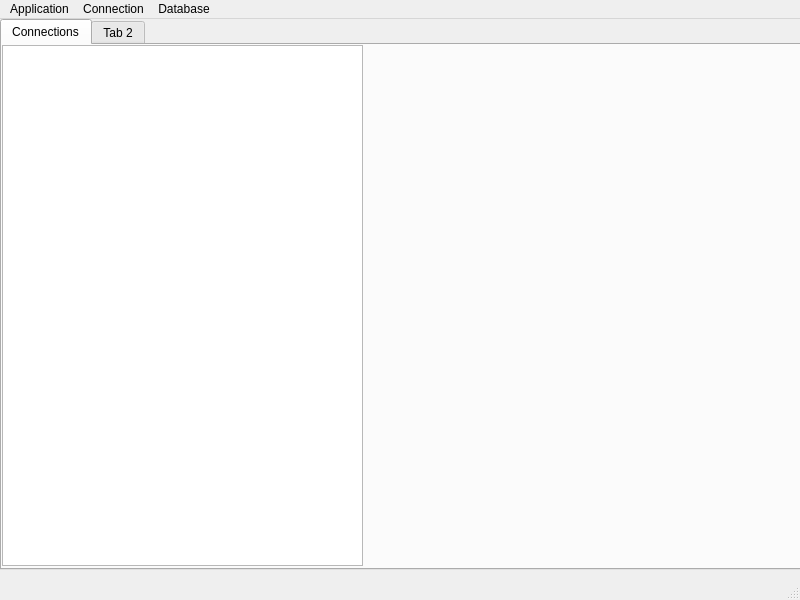
<?xml version="1.0" encoding="UTF-8"?>
<ui version="4.0">
 <class>MainWindow</class>
 <widget class="QMainWindow" name="MainWindow">
  <property name="geometry">
   <rect>
    <x>0</x>
    <y>0</y>
    <width>800</width>
    <height>600</height>
   </rect>
  </property>
  <property name="sizePolicy">
   <sizepolicy hsizetype="Expanding" vsizetype="Expanding">
    <horstretch>0</horstretch>
    <verstretch>0</verstretch>
   </sizepolicy>
  </property>
  <property name="windowTitle">
   <string>TCM MainWindow </string>
  </property>
  <property name="windowIcon">
   <iconset>
    <normaloff>../../../../Downloads/cargrey_7247.ico</normaloff>../../../../Downloads/cargrey_7247.ico</iconset>
  </property>
  <property name="documentMode">
   <bool>false</bool>
  </property>
  <widget class="QWidget" name="centralwidget">
   <property name="sizePolicy">
    <sizepolicy hsizetype="Expanding" vsizetype="Expanding">
     <horstretch>0</horstretch>
     <verstretch>0</verstretch>
    </sizepolicy>
   </property>
   <widget class="QTabWidget" name="tabWidget">
    <property name="geometry">
     <rect>
      <x>0</x>
      <y>0</y>
      <width>801</width>
      <height>551</height>
     </rect>
    </property>
    <property name="sizePolicy">
     <sizepolicy hsizetype="Expanding" vsizetype="Expanding">
      <horstretch>1</horstretch>
      <verstretch>1</verstretch>
     </sizepolicy>
    </property>
    <property name="currentIndex">
     <number>0</number>
    </property>
    <widget class="QWidget" name="connection_tab">
     <attribute name="title">
      <string>Connections</string>
     </attribute>
     <widget class="QListView" name="listView">
      <property name="geometry">
       <rect>
        <x>0</x>
        <y>0</y>
        <width>361</width>
        <height>521</height>
       </rect>
      </property>
     </widget>
    </widget>
    <widget class="QWidget" name="tab_2">
     <attribute name="title">
      <string>Tab 2</string>
     </attribute>
    </widget>
   </widget>
  </widget>
  <widget class="QMenuBar" name="menubar">
   <property name="geometry">
    <rect>
     <x>0</x>
     <y>0</y>
     <width>800</width>
     <height>25</height>
    </rect>
   </property>
   <widget class="QMenu" name="menuApplication">
    <property name="title">
     <string>Application</string>
    </property>
    <addaction name="actionClose"/>
   </widget>
   <widget class="QMenu" name="menuConnection">
    <property name="title">
     <string>Connection</string>
    </property>
    <widget class="QMenu" name="menuDealers">
     <property name="title">
      <string>Dealers</string>
     </property>
     <addaction name="separator"/>
     <addaction name="actionPobedaauto_ru"/>
    </widget>
    <widget class="QMenu" name="menuMarketplaces">
     <property name="title">
      <string>Marketplaces</string>
     </property>
     <addaction name="actionAm_ru"/>
    </widget>
    <addaction name="menuDealers"/>
    <addaction name="menuMarketplaces"/>
   </widget>
   <widget class="QMenu" name="menuDatabase">
    <property name="title">
     <string>Database</string>
    </property>
    <addaction name="actionLoad_car_data"/>
    <addaction name="actionSet_database"/>
   </widget>
   <addaction name="menuApplication"/>
   <addaction name="menuConnection"/>
   <addaction name="menuDatabase"/>
  </widget>
  <widget class="QStatusBar" name="statusbar"/>
  <action name="actionClose">
   <property name="text">
    <string>Close</string>
   </property>
  </action>
  <action name="actionLoad_car_data">
   <property name="text">
    <string>Set datasource</string>
   </property>
  </action>
  <action name="actionPobedaauto_ru">
   <property name="text">
    <string>pobeda-auto.ru</string>
   </property>
  </action>
  <action name="actionAm_ru">
   <property name="text">
    <string>am.ru</string>
   </property>
  </action>
  <action name="actionSet_database">
   <property name="text">
    <string>Set database</string>
   </property>
  </action>
 </widget>
 <resources/>
 <connections/>
</ui>
